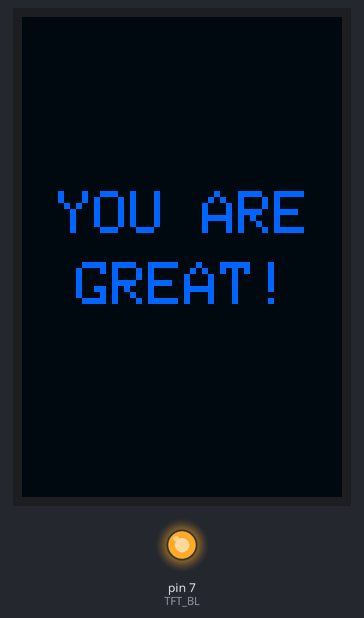
Simulated run of this sketch. Board: Arduino Mega 2560, built with avr-gcc and run on an emulated ATmega2560. On the bench: 320×480 colour display, output pins drawn as LEDs (lit = HIGH). What the sketch prints to the serial monitor is not drawn.

Above: at 1.8 s.

The sketch:

04-ILI9488-nano.ino
```cpp
#include <SPI.h>
#include <Adafruit_GFX.h>
#include <ILI9488.h>

// === 3.5 Inch TFT 320×480 ===
/* === SPI ===
 * TFT            Arduino Nano
 * LED        --> GPIO 7
 * SCK        --> GPIO 13
 * SDO(MISO)  --> GPIO 12
 * SDI(MOSI)  --> GPIO 11
 * CS         --> GPIO 10
 * DC         --> GPIO 9
 * RST        --> GPIO 8
 * GND        --> GND
 * VCC        --> 5V
 */

#define BRIGHTNESS 255 // === [0, 255] ===
#define LANDSCAPE false
#define FLIP true

#define TFT_CS 10
#define TFT_DC 9
#define TFT_RST 8
#define TFT_BL 7
#define TFT_MS 250
ILI9488 tft = ILI9488(TFT_CS, TFT_DC, TFT_RST);

void background(uint16_t color)
{
	tft.fillScreen(color);
}

uint16_t rgb(uint8_t r, uint8_t g, uint8_t b)
{
	return tft.color565(r, g, b);
}

void clearDisplay()
{
	tft.fillScreen(ILI9488_BLACK);
}

void backlight(int brightness)
{
	int val = constrain(brightness, 0, 255);
	analogWrite(TFT_BL, val);
}

void backlightOff()
{
	digitalWrite(TFT_BL, 0);
}

void backlightOn()
{
	backlight(BRIGHTNESS);
}

void setupTFT()
{
	pinMode(TFT_BL, OUTPUT);
	backlight(BRIGHTNESS);
	delay(TFT_MS);
	tft.begin();

	int rotate = 0;
	if (LANDSCAPE && FLIP)
		rotate = 3;
	else if (FLIP)
		rotate = 2;
	else if (LANDSCAPE)
		rotate = 1;
	tft.setRotation(rotate);

	clearDisplay();
	Serial.println(F("✅ TFT OK"));
}

void setupSerial()
{
	Serial.begin(9600);
	for (int i = 0; i < 10; i++)
	{
		delay(100);
		Serial.println(F("."));
	}
	Serial.println(F("✅ Serial OK"));
}

void demo()
{
	background(rgb(0, 10, 20));
	tft.setTextColor(rgb(0, 100, 255));
	tft.setTextSize(6);
	tft.setCursor(36, 174);
	tft.print(F("YOU ARE"));
	tft.setCursor(54, 245);
	tft.print(F("GREAT!"));
}

void setup()
{
	setupSerial();
	setupTFT();
	demo();
}

void loop()
{
}
```
